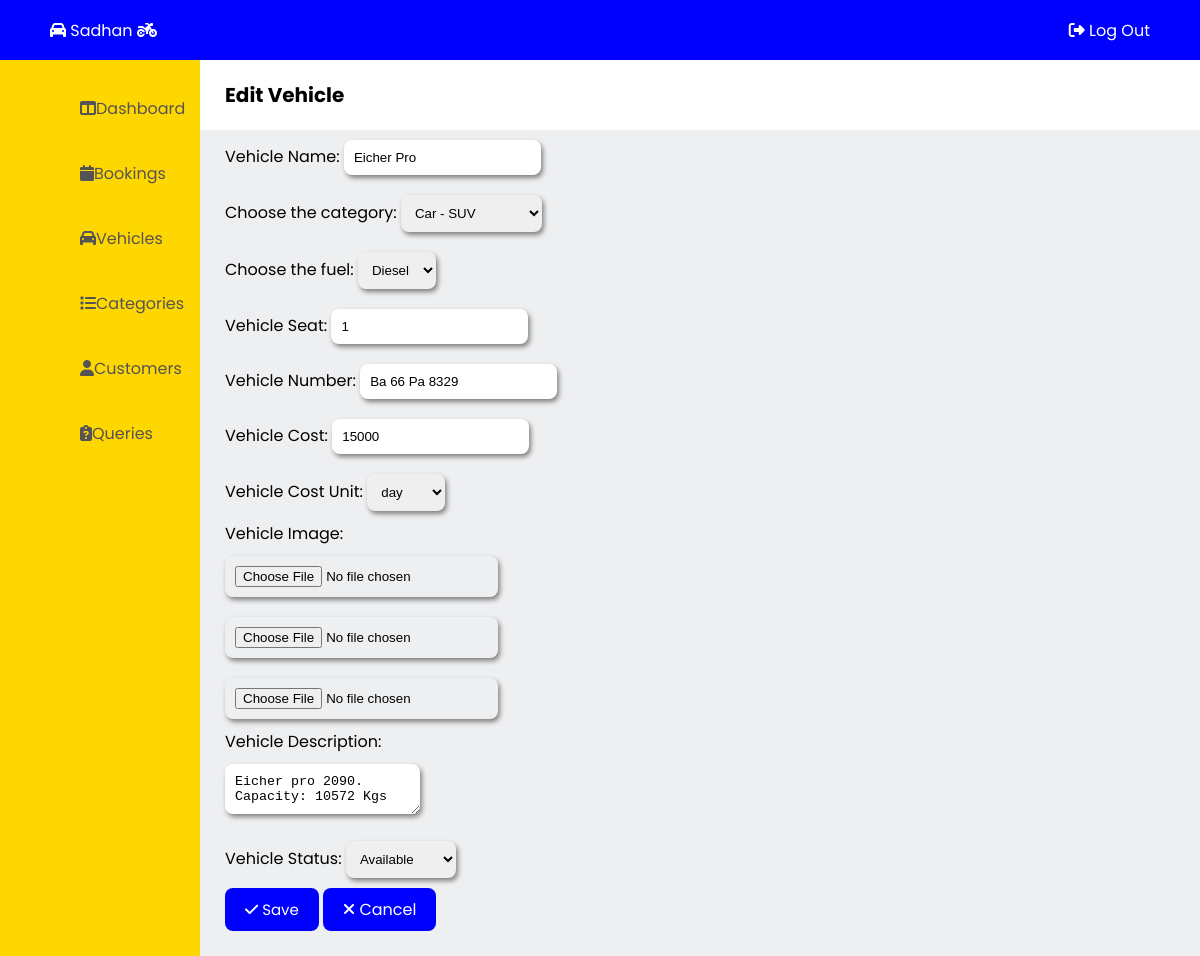
Screenshot of /admin/edit-vehicle.php?v_id=5 with the database file from the repository.
### tables this page shows
CREATE TABLE `vehicles` (
  `v_id` int(11) NOT NULL,
  `v_name` varchar(50) NOT NULL,
  `v_type` varchar(50) NOT NULL,
  `v_fuel` varchar(20) NOT NULL,
  `v_seat` int(100) NOT NULL,
  `v_number` varchar(30) DEFAULT NULL,
  `v_cost` int(20) NOT NULL,
  `v_cunit` varchar(50) NOT NULL,
  `v_image1` varchar(500) NOT NULL,
  `v_image2` varchar(500) NOT NULL,
  `v_image3` varchar(500) NOT NULL,
  `v_description` varchar(200) NOT NULL,
  `v_status` varchar(20) NOT NULL
);

### admin/edit-vehicle.php (the view, shortened to what this page needs)
<!DOCTYPE html>
<html lang="en">
<head>
  <link rel="stylesheet" href="admin-css\admin-style.css"/>
</head>
<body>
  <?php
    include "admin-container\admin-header.php";
  ?>
  <?php
    include "admin-container\admin-leftbar.php";
  ?>
  <?php
    $id = $_GET['v_id'];
    $qry = "SELECT * FROM vehicles WHERE v_id = '$id'";
    $qry3 = "SELECT * FROM categories";
    include 'admin-container/db_connection.php';
    $result = mysqli_query($con, $qry);
    $result2 = mysqli_query($con, $qry3);
    $row = mysqli_fetch_assoc($result);
  ?>
  <main class="main">
    <section class="title">
      <p>Edit Vehicle</p>
    </section>
    <div class="add-vehicle">
    <form action="edit-vehicle.php?v_id=<?php echo $id; ?>" method="POST" enctype="multipart/form-data" name="editvehicle" onsubmit="return validateForm()">
            <label for="cars">Vehicle Name: </label>
                <input type="text" name="v_name" placeholder="Name" required value="<?php echo $row['v_name'];?>"><br>
            <label for="type">Choose the category:</label>
                <select name="v_type" id="type" required ">
                <?php while($row2 = mysqli_fetch_assoc($result2)){  ?>
                    <option><?php echo $row2['c_name'];?> - <?php echo $row2['c_type'];?></option>
                <?php } ?>
                </select><br>
            <label for="fuel">Choose the fuel:</label>
                <select name="v_fuel" id="fuel" required>
                    <option><?php echo $row['v_fuel'];?></option>
                </select><br>
            <label for="cars">Vehicle Seat:</label>
                <input type="number" name="v_seat" placeholder="Seat Number" value="<?php echo $row['v_seat'];?>" required><br>
            <label for="v_number">Vehicle Number:</label>
                <input type="text" name="v_number" placeholder="Number" value="<?php echo $row['v_number'];?>"><br>
            <label for="cars">Vehicle Cost:</label>
                <input type="text" name="v_cost" placeholder="Cost (Rs.)" value="<?php echo $row['v_cost'];?>" required><br>
            <label for="cunit">Vehicle Cost Unit:</label>
                <select name="v_cunit" id="cunit" required>
                        <option><?php echo $row['v_cunit'];?></option>
                    </select><br>
            <label for="cars">Vehicle Image:</label><br>
                <input type="file" name="photopath1" class="v_image1" value="<?php echo $row['v_image1'];?>" required><br>
                <input type="file" name="photopath2" class="v_image2" ><br>
                <input type="file" name="photopath3" class="v_image3" ><br>
            <label for="cars">Vehicle Description:</label><br>
            <textarea name="v_description" placeholder="Description" required><?php echo $row['v_description']; ?></textarea><br>
            <label for="status">Vehicle Status:</label>
                <select name="v_status" id="status" required>
                        <option><?php echo $row['v_status'];?></option>
                </select><br>
            <button type="submit" name="submit"><i class="fa-solid fa-check"></i> Save</button>
            <a href="vehicles.php" class="exit-btn"><i class="fa-solid fa-xmark"></i> Cancel</a>
        </form>
    </div>
  </main>
</body>
</html>

### admin/admin-css/admin-style.css (style rules this page uses)
body { list-style: none; text-decoration: none; margin: 0; padding: 0; height: 100vh; display: grid; grid-template-columns: 200px 1fr; grid-template-rows: 60px 1fr; font-family: 'Poppins', sans-serif; }
.title { padding-left: 25px; padding-right: 25px; font-size: 20px; display: flex; align-items: center; }
.title p { font-weight: bold; }
.add-vehicle { background-color: #eeeff1; padding-left: 25px; padding-bottom: 25px; }
.add-vehicle input, .add-vehicle select, .add-vehicle textarea { margin: 10px auto; padding: 10px; border-radius: 0.5rem; border: none; box-shadow: 2px 3px 5px gray; outline: 0; transition: all ease-in-out 0.3s; }
.add-vehicle button[type="submit"] { background-color: blue; padding: 10px 20px; color: white; border: none; border-radius: 0.5rem; cursor: pointer; font-size: 15px; text-decoration: none; font-family: 'Poppins', sans-serif; }
.add-vehicle a { text-decoration: none; background-color: blue; padding: 10px 20px; color: white; border: none; border-radius: 0.5rem; cursor: pointer; }

### rows the page displays
vehicles: v_name "Eicher Pro", v_fuel "Diesel", v_seat "1", v_number "Ba 66 Pa 8329", v_cost "15000", v_cunit "day", v_description "Eicher pro 2090. Capacity: 10572 Kgs", v_status "Available"

### other values shown
form field v_type "Car - SUV"
